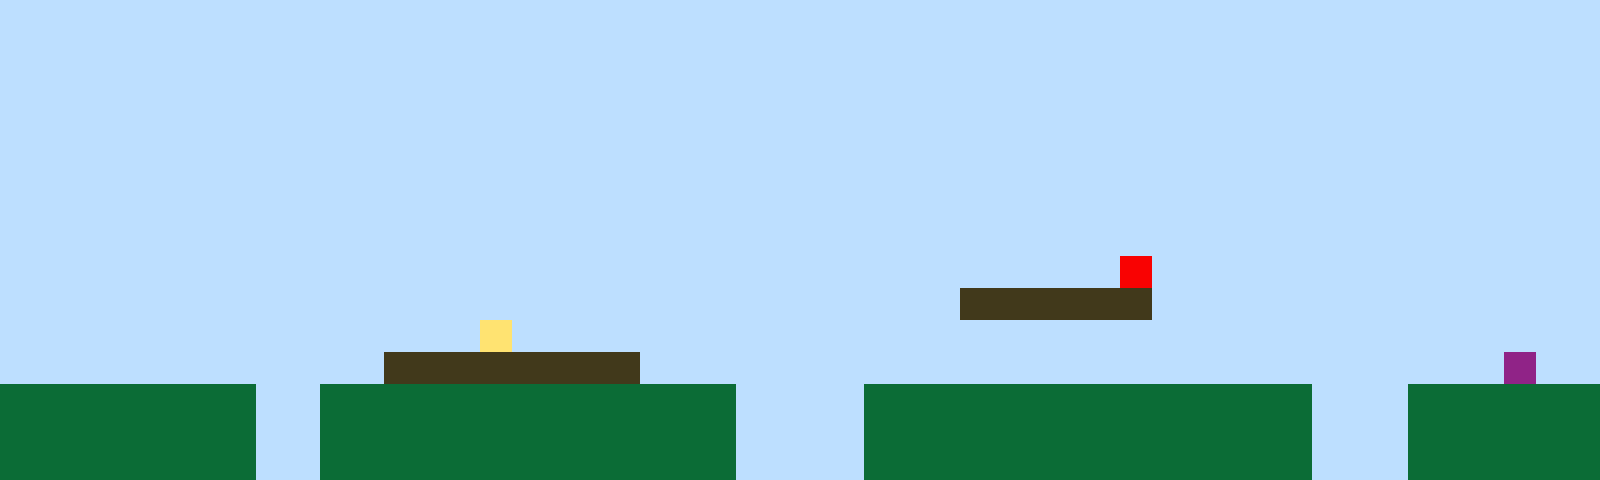

This is a level from a 2D game, rendered from its Tiled map with the project's own tilesets. A one-line summary and the complete map file follow:
An orthogonal 50x15 tile map with 32x32 px tiles, 1 tile layer (Tile Layer 1).

<map version="1.10" tiledversion="1.11.2" orientation="orthogonal" renderorder="right-up" width="50" height="15" tilewidth="32" tileheight="32" infinite="0" nextlayerid="2" nextobjectid="1"><editorsettings><export target="map1.csv" format="csv" /></editorsettings><tileset firstgid="1" name="sprites" tilewidth="32" tileheight="32" tilecount="6" columns="3"><image source="sprites.png" width="96" height="64" /></tileset><layer id="1" name="Tile Layer 1" width="50" height="15"><data encoding="csv">1,1,1,1,1,1,1,1,1,1,1,1,1,1,1,1,1,1,1,1,1,1,1,1,1,1,1,1,1,1,1,1,1,1,1,1,1,1,1,1,1,1,1,1,1,1,1,1,1,1,1,1,1,1,1,1,1,1,1,1,1,1,1,1,1,1,1,1,1,1,1,1,1,1,1,1,1,1,1,1,1,1,1,1,1,1,1,1,1,1,1,1,1,1,1,1,1,1,1,1,1,1,1,1,1,1,1,1,1,1,1,1,1,1,1,1,1,1,1,1,1,1,1,1,1,1,1,1,1,1,1,1,1,1,1,1,1,1,1,1,1,1,1,1,1,1,1,1,1,1,1,1,1,1,1,1,1,1,1,1,1,1,1,1,1,1,1,1,1,1,1,1,1,1,1,1,1,1,1,1,1,1,1,1,1,1,1,1,1,1,1,1,1,1,1,1,1,1,1,1,1,1,1,1,1,1,1,1,1,1,1,1,1,1,1,1,1,1,1,1,1,1,1,1,1,1,1,1,1,1,1,1,1,1,1,1,1,1,1,1,1,1,1,1,1,1,1,1,1,1,1,1,1,1,1,1,1,1,1,1,1,1,1,1,1,1,1,1,1,1,1,1,1,1,1,1,1,1,1,1,1,1,1,1,1,1,1,1,1,1,1,1,1,1,1,1,1,1,1,1,1,1,1,1,1,1,1,1,1,1,1,1,1,1,1,1,1,1,1,1,1,1,1,1,1,1,1,1,1,1,1,1,1,1,1,1,1,1,1,1,1,1,1,1,1,1,1,1,1,1,1,1,1,1,1,1,1,1,1,1,1,1,1,1,1,1,1,1,1,1,1,1,1,1,1,1,1,1,1,1,1,1,1,1,1,1,1,1,1,1,1,1,1,1,1,1,1,1,1,1,1,1,1,1,1,1,1,1,1,1,1,1,1,1,1,1,1,1,1,1,1,1,1,1,1,1,1,1,1,1,1,1,1,1,1,5,1,1,1,1,1,1,1,1,1,1,1,1,1,1,1,1,1,1,1,1,1,1,1,1,1,1,1,1,1,1,1,1,1,1,1,1,1,1,1,1,1,1,1,1,3,3,3,3,3,3,1,1,1,1,1,1,1,1,1,1,1,1,1,1,1,1,1,1,1,1,1,1,1,1,1,1,1,1,1,4,1,1,1,1,1,1,1,1,1,1,1,1,1,1,1,1,1,1,1,1,1,1,1,1,1,1,1,1,1,1,1,1,1,1,1,1,1,1,1,1,1,1,1,1,1,1,3,3,3,3,3,3,3,3,1,1,1,1,1,1,1,1,1,1,1,1,1,1,1,1,1,1,1,1,1,1,1,1,1,1,1,6,1,1,2,2,2,2,2,2,2,2,1,1,2,2,2,2,2,2,2,2,2,2,2,2,2,1,1,1,1,2,2,2,2,2,2,2,2,2,2,2,2,2,2,1,1,1,2,2,2,2,2,2,2,2,2,2,2,2,2,2,1,1,2,2,2,2,2,2,2,2,2,2,2,2,2,1,1,1,1,2,2,2,2,2,2,2,2,2,2,2,2,2,2,1,1,1,2,2,2,2,2,2,2,2,2,2,2,2,2,2,1,1,2,2,2,2,2,2,2,2,2,2,2,2,2,1,1,1,1,2,2,2,2,2,2,2,2,2,2,2,2,2,2,1,1,1,2,2,2,2,2,2</data></layer></map>
